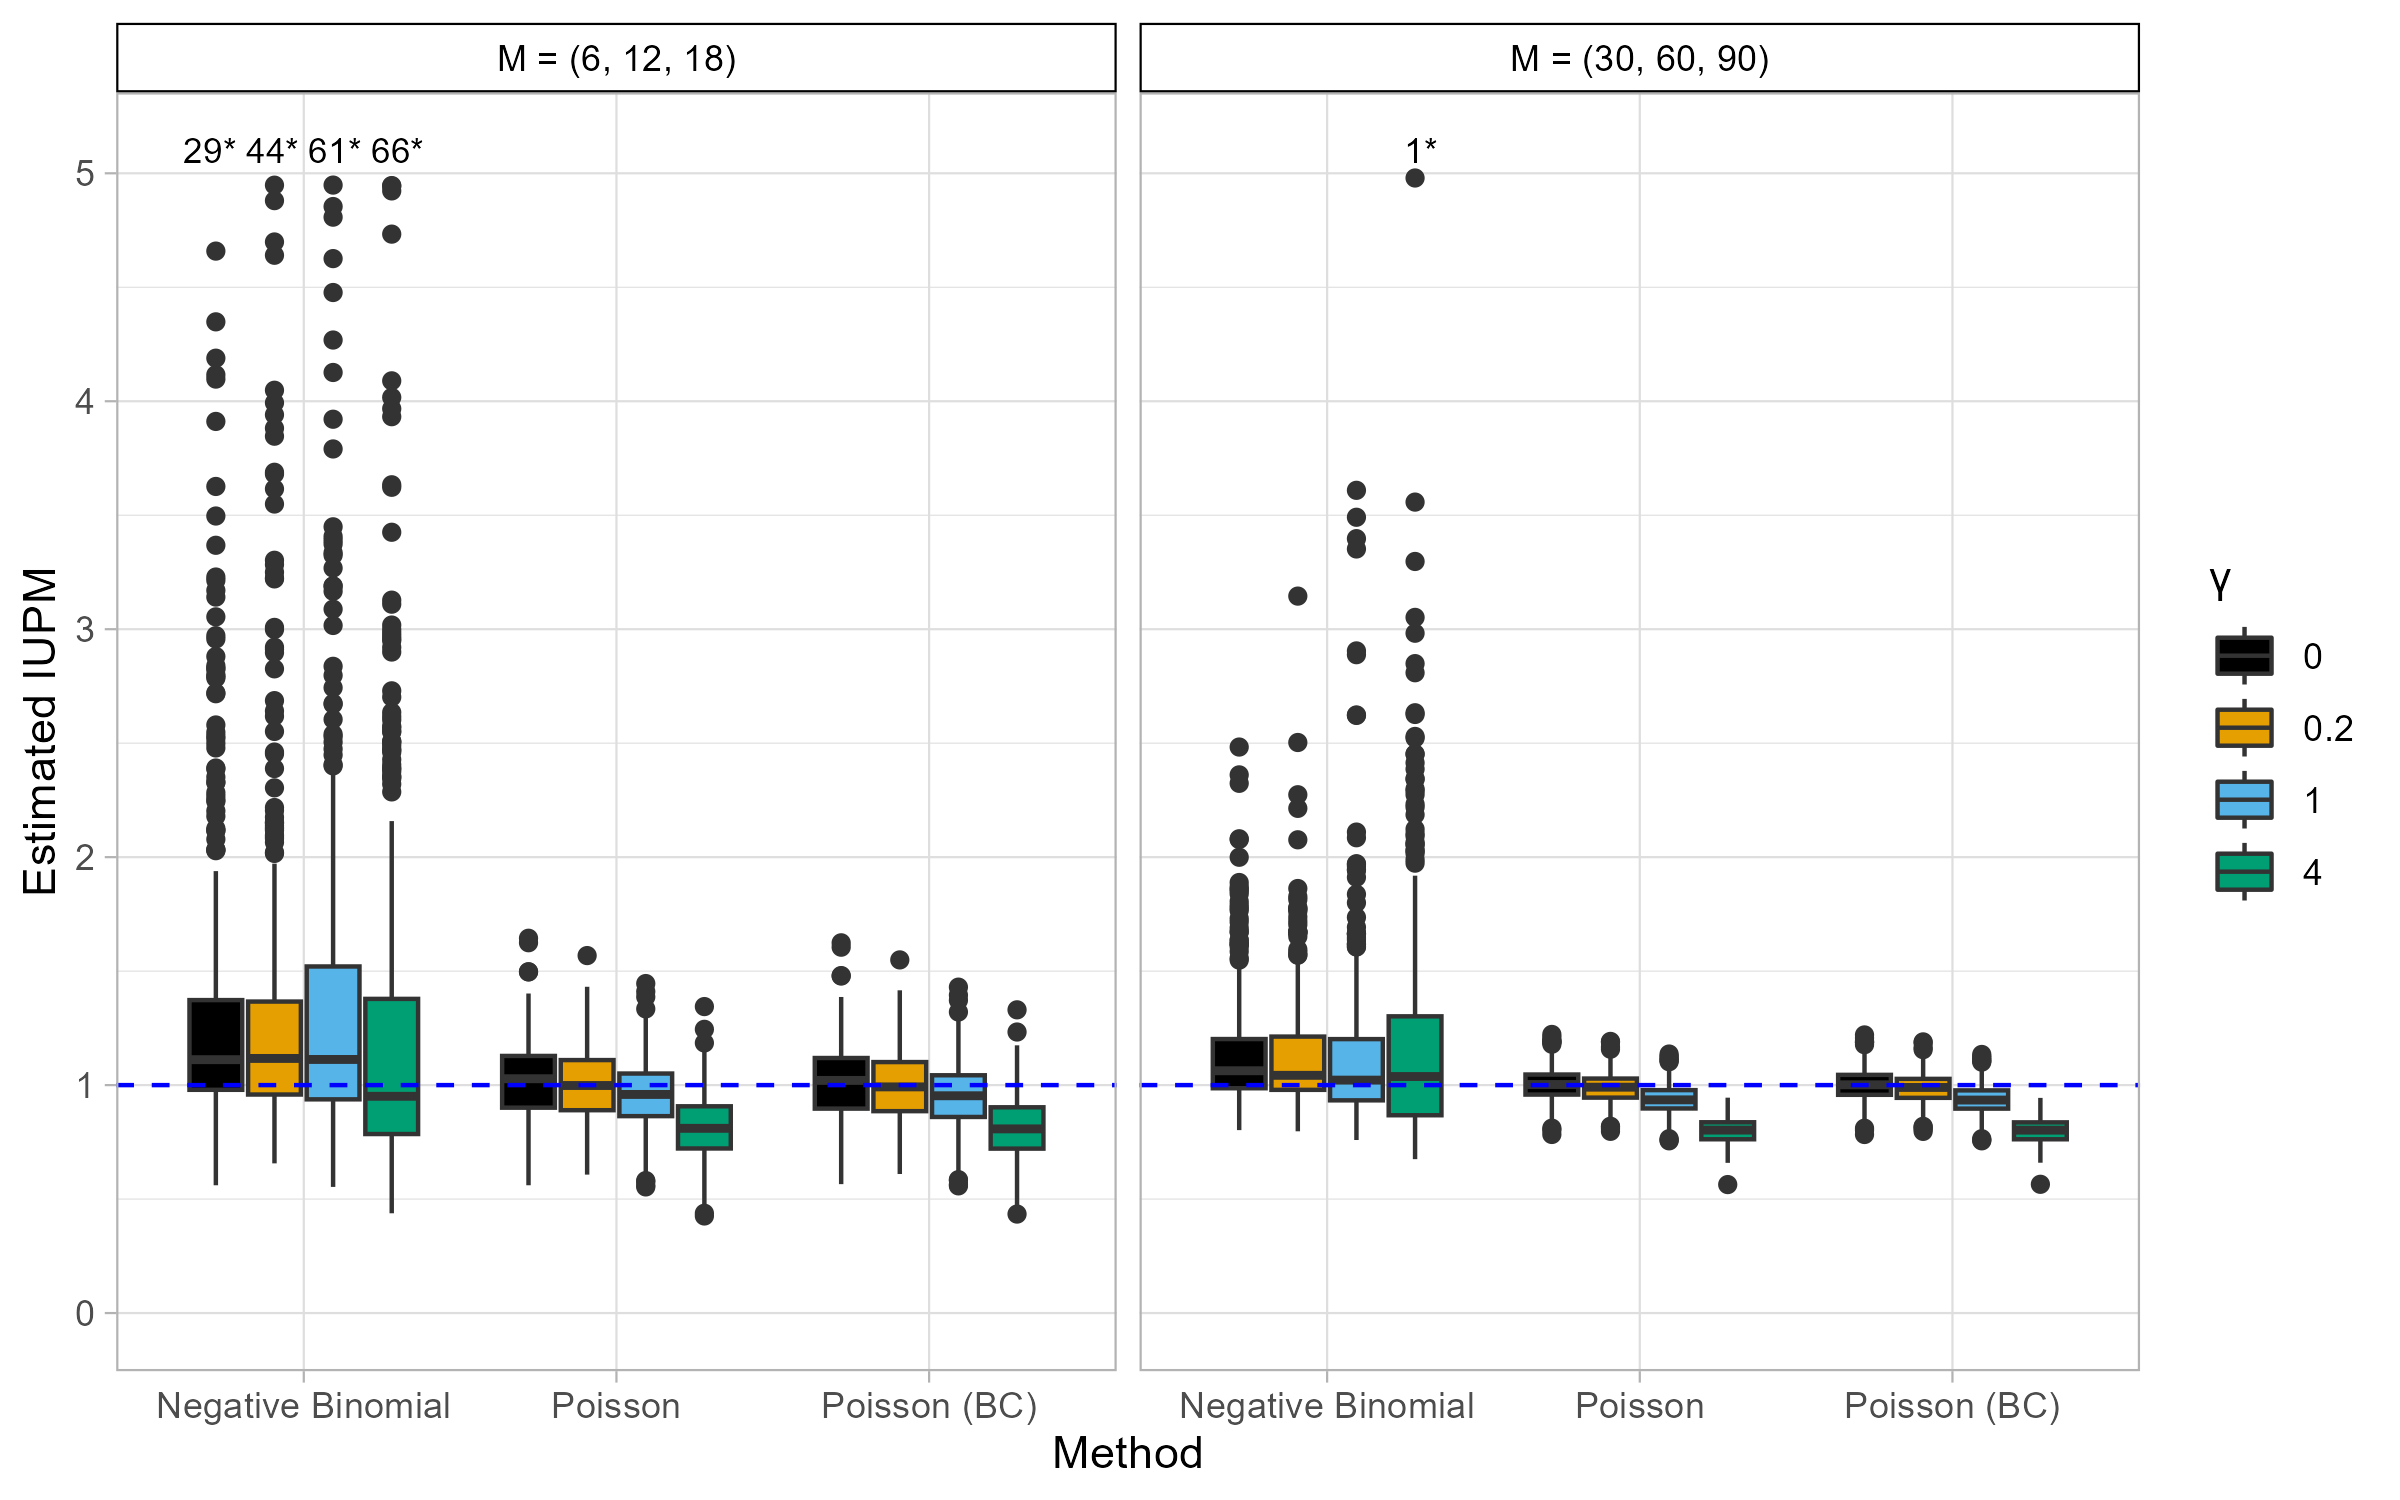

The R source for this figure:
library(ggplot2)
library(dplyr)
library(tidyr)

# load data
overdispersion_sim_data = read.csv("https://raw.githubusercontent.com/sarahlotspeich/SLDeepAssay/main/sim_data/overdispersion_sim_data.csv")

# create long data set
dat_long <- overdispersion_sim_data |> 
  filter(error == 0) |> 
  pivot_longer(cols = c(mle_pois, mle_pois_bc, mle_negbin)) |> 
  mutate(method.label = ifelse(name == "mle_negbin", "Negative Binomial",
                               ifelse(name == "mle_pois", "Poisson",
                                      "Poisson (BC)")),
         gamma = factor(gamma),
         M.label = as.factor(M.label))

# label number of points beyond range of plot
y.max <- 5

# facet labels
M.labs <- paste0("M = ", levels(dat_long$M.label))
names(M.labs) <- 1:length(M.labs)

upper.counts <- dat_long |> 
  group_by(gamma, M, method.label) |> 
  summarise(upper.count = sum(value > y.max)) |> 
  mutate(upper.count = ifelse(upper.count > 0,
                              paste0(upper.count, "*"),
                              ""))

# boxplot of estimated IUPM
negbin_mle_boxplot <- ggplot(
  filter(dat_long, value <= y.max),
  aes(y = value,
      fill = gamma,
      x = method.label)) +
  geom_boxplot(position = position_dodge2(width = 0.8)) +
  geom_text(data = upper.counts,
            y = y.max + 0.1,
            aes(label = upper.count,
                x = method.label,
                group = gamma),
            hjust = 0.5,
            size = 3,
            position = position_dodge2(width = 0.8)) +
  geom_hline(mapping = aes(yintercept = 1),
             color = "blue",
             linetype = "dashed") +
  coord_cartesian(ylim = c(0, y.max + 0.1)) +
  facet_wrap(~ M, ncol = 4,
             labeller = labeller(M = M.labs)) +
  labs(x = "Method",
       y = "Estimated IUPM",
       fill = "\u03b3") +
  theme_light() +
  theme(strip.text = element_text(color = "black"),
        strip.background = element_rect(fill = "white", colour = "black")) +
  ggthemes::scale_fill_colorblind()


negbin_mle_boxplot +
  ggtitle("Distribution of Estimated IUPM",
          subtitle = "Compared to True IUPM (Blue)")

ggsave("figS1-boxplot-overdispersion.png",
       plot = negbin_mle_boxplot, 
       dpi = 300,
       width = 8, height = 5)

